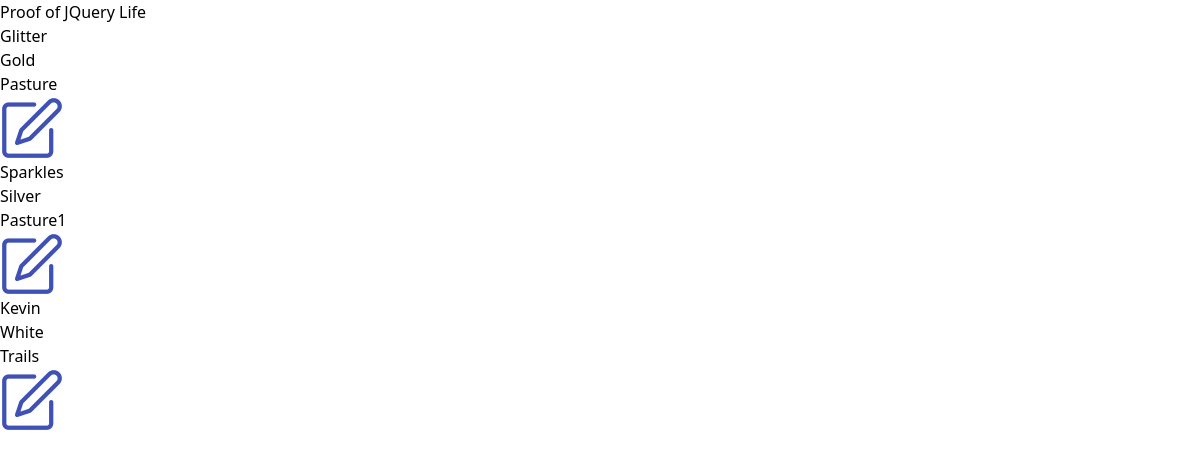
Before: / with the older database file.
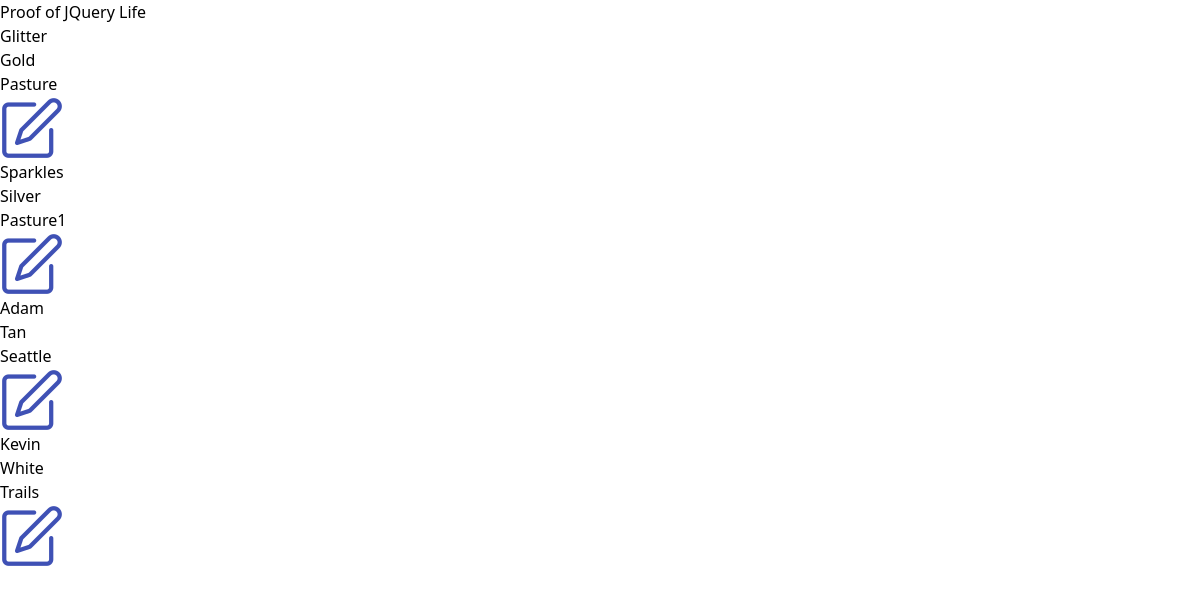
After: the same page with the newer database file.
### base/models.py (models this page shows, shortened)
class Unicorn(models.Model):
    name = models.CharField(max_length=200)
    color = models.CharField(max_length=200)
    location = models.CharField(max_length=200)
    class Meta:
        ordering = ["location"]

### base/views.py (the view)
# urls.py: path("", UnicornList.as_view(), name="unicorns"),
class UnicornList(ListView):
    model = Unicorn
    context_object_name = "unicorns"

### base/templates/base/unicorn_list.html (shortened to what this page needs)
{% extends "base.html" %}
{% load static %}
{% load static tailwind_tags %}
{% block content %}
<ul>
{% for unicorn in unicorns %}
    <li>
        {{unicorn.name}}
    </li>
    <li>
        {{unicorn.color}}
    </li>
    <li>
        {{unicorn.location}}
        <img class="dropDownButton" src="{% static 'img/edit.png' %}" alt="Change Unicorn Location">
    </li>
{% empty %}
<h3>No items in list</h3>
{% endfor %}
</ul>
{% endblock %}

### theme/templates/base.html (shortened to what this page needs)
{% load static %}
{% load static tailwind_tags %}
<!DOCTYPE html>
<html lang="en">
	<head>
		{% tailwind_css %}
		<link rel="stylesheet" href="{% static 'css/style.css' %}">
	</head>
	<body>
	<button id="testButton" type="button">Proof of JQuery Life</button>
	{% block content %}{% endblock %}
	</body>
</html>

Changed rows visible on the page:
added Unicorn: name "Adam", color "Tan", location "Seattle"
